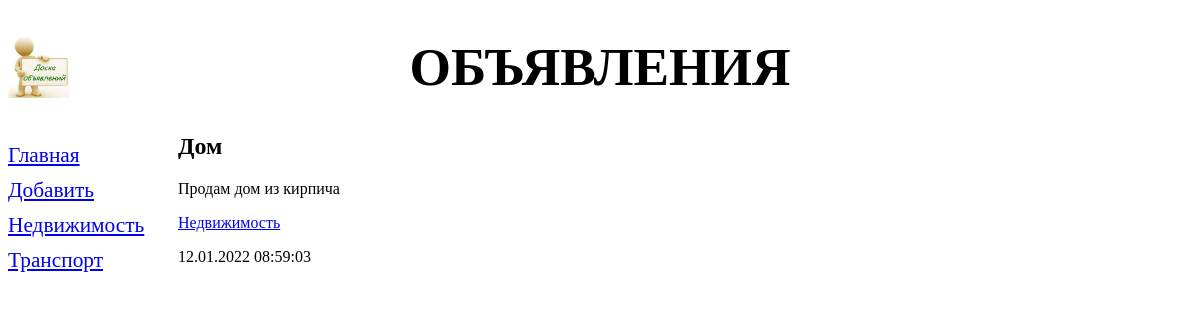
Page /bboard/1/ on the earlier database version.
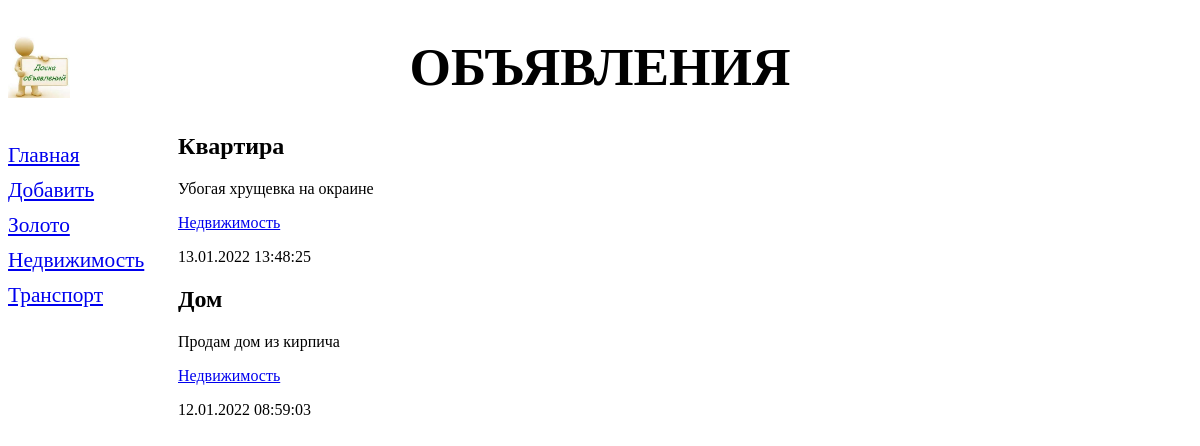
Same page on the later database version.
### bboard/models.py (models this page shows, shortened)
class Rubric(models.Model):
    name = models.CharField(max_length=20, db_index=True, verbose_name='Название')
    class Meta:
        verbose_name_plural = 'Рубрики'
        verbose_name = 'Рубрика'
        ordering = ['name']

class Bd(models.Model):
    title = models.CharField(max_length=50, verbose_name='Товар')
    content = models.TextField(null=True, blank=True, verbose_name='Описание')
    price = models.FloatField(null=True, blank=True, verbose_name='Цена')
    published = models.DateTimeField(auto_now_add=True, db_index=True, verbose_name='Опубликовано')
    rubric = models.ForeignKey('Rubric', null=True, on_delete=models.PROTECT, verbose_name='Рубрика')
    class Meta:
        verbose_name = 'Объявление'
        verbose_name_plural = 'Объявления'
        ordering = ['-published']

### bboard/views.py (the view)
# urls.py: path('<int:rubric_id>/', by_rubric, name='by_rubric'),
def by_rubric(request, rubric_id):
    bbs = Bd.objects.filter(rubric=rubric_id)
    rubrics = Rubric.objects.all()
    current_rubric = Rubric.objects.get(pk=rubric_id)
    context = {'bbs': bbs, 'rubrics': rubrics, 'current_rubric': current_rubric}
    return render(request, 'bboard/by_rubric.html', context)

### bboard/templates/bboard/by_rubric.html (shortened to what this page needs)
{% extends "layout/basic.html" %}
{% block content %}
    {% for bb in bbs %}
      <div>
        <h2>{{ bb.title }}</h2>
        <p>{{ bb.content }}</p>
        <p><a href="{% url 'by_rubric' bb.rubric.pk %}">{{bb.rubric.name}}</a></p>
        <p>{{ bb.published|date:"d.m.Y H:i:s" }}</p>
      </div>
    {% endfor %}
{% endblock %}

### bboard/templates/layout/basic.html (shortened to what this page needs)
{% load static %}
<!DOCTYPE html>
<html>
    <head>
        <link rel="stylesheet" type="text/css" href="{% static 'bboard/style.css'%}">
    </head>
    <body>
        <header>
            <h1>Объявления</h1>
        </header>
        <nav>
            <a href="{% url 'index' %}">Главная</a>
            <a href="{% url 'add' %}">Добавить</a>
            {% for rubric in rubrics %}
            <a href="{% url 'by_rubric' rubric.pk %}">{{rubric.name}}</a>
            {% endfor %}
        </nav>
        <section>
            {% block content %}
            {% endblock %}
        </section>
    </body>
</html>

Differences in the rows shown:
added Rubric: name "Золото"
added Bd: title "Квартира", content "Убогая хрущевка на окраине", rubric.name "Недвижимость", published "13.01.2022 13:48:25"
